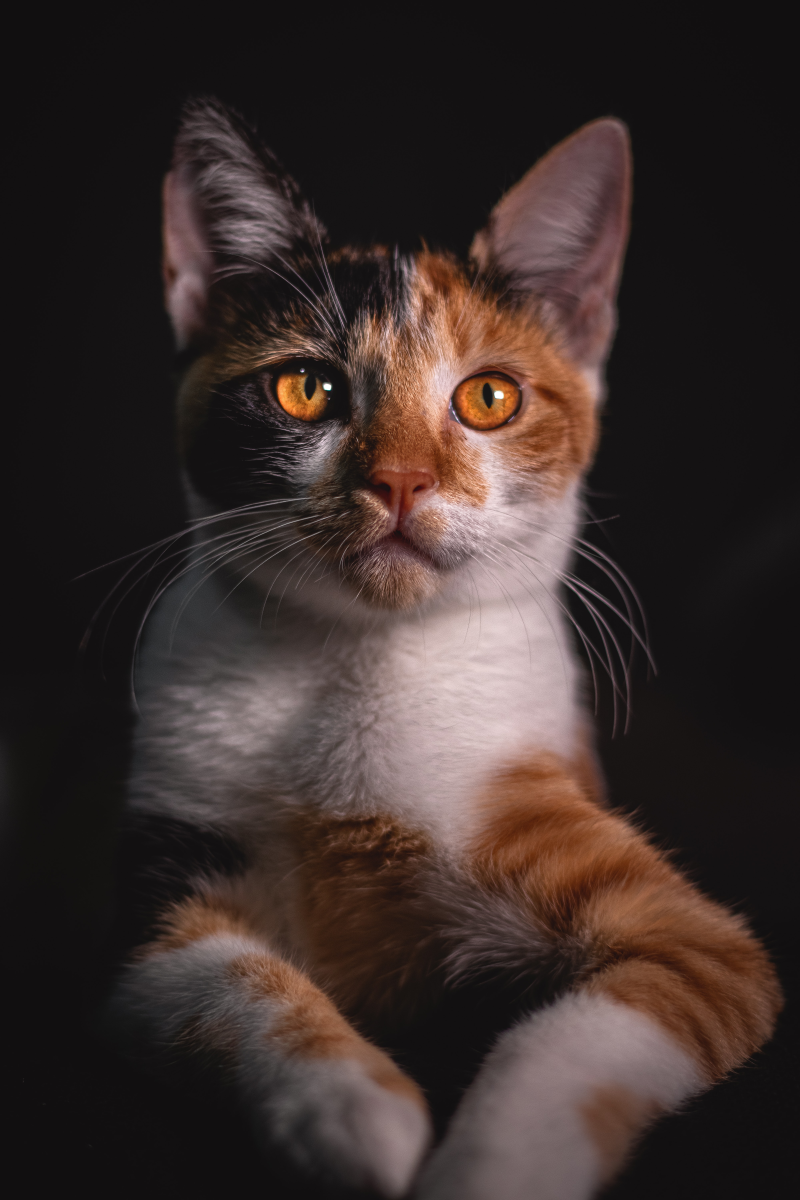
#> input picture Pictures/Cat.jpg, 4000 x 6000 px, found by its file name (shown at 1/5 size)
$ python Rectangle.py
#> lines starting #> are read from the running program, lines starting #| are printed output that depends on the picture
# Import packages
import cv2
import numpy
import matplotlib.pyplot as plt

# Reading a image
firstpic = cv2.imread('Pictures/Cat.jpg')
#> firstpic is the input picture: shape (6000, 4000, 3); mean B, G, R 43.4, 46.2, 58.6
secondpics = cv2.cvtColor(firstpic, cv2.COLOR_BGR2RGB)

# Showing the image in computer view (BGR)
plt.imshow(firstpic)
plt.title('Cat in computer view (BGR)')
plt.show()

# Showing the image in human view (RGB)
plt.imshow(secondpics)
plt.title('Cat in human view (RGB)')
plt.show()

image = cv2.rectangle(firstpic, (800,3200), (3200,400), color=(255,255,255), thickness= 15)
finalImage =  cv2.putText(img =image,
                     text = "Cat",
                     org =  (220,500),
                     fontFace=cv2.FONT_HERSHEY_COMPLEX,
                     fontScale = 10,
                     thickness =15,
                     color = (255,255,255) )

plt.imshow(cv2.cvtColor(finalImage, cv2.COLOR_BGR2RGB))
plt.title('Cat')
plt.show()
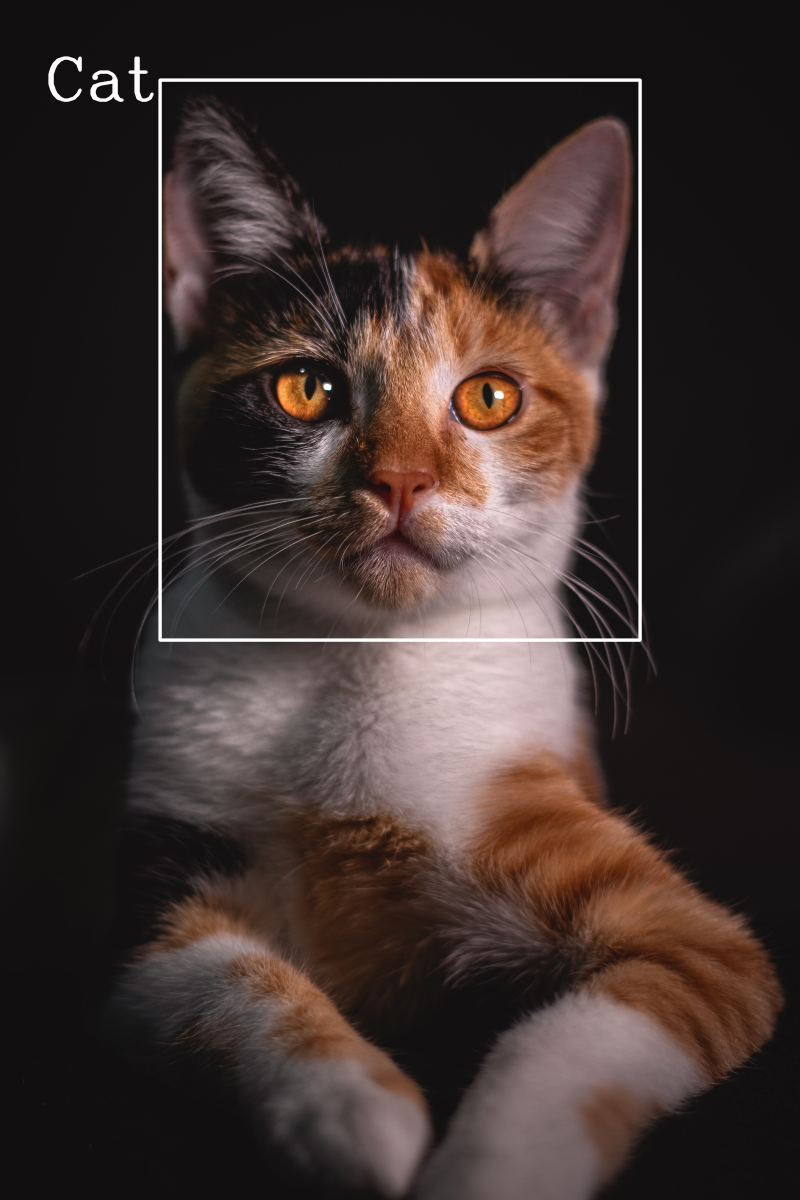
#> shown: shape (6000, 4000, 3) (shown at 1/5 size); mean R, G, B 60.5, 48.1, 45.3

# Svae the file
cv2.imwrite("Pictures/output.jpg",finalImage)
